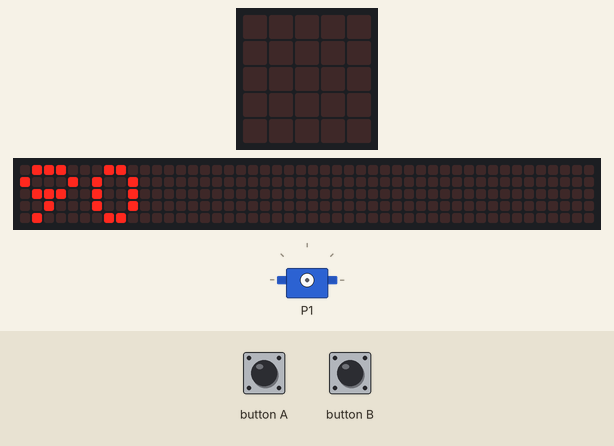
A program run on a simulated BBC micro:bit (MakeCode). Parts: the board's 5×5 LED display, a strip that is not on the board, showing the scrolling text unrolled, servo. Inputs (shaded band) come from the test bench. The 48×5 strip is a reading aid, not a part: it shows the text the display is scrolling, unrolled, one strip-width of it at a time.

Above: at 2.3 s.
4.0 s: button A pressed for 0.15 s
At 4.22 s:
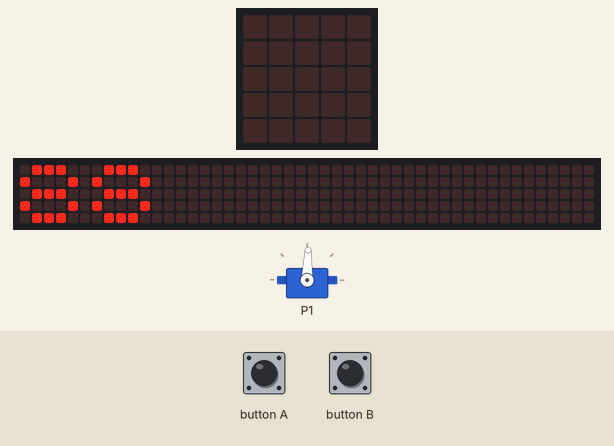
4.7 s: button B pressed for 0.15 s
At 4.97 s:
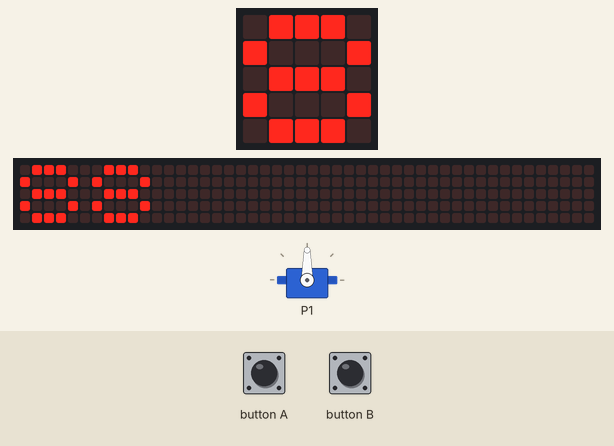
5.4 s: button B pressed for 0.15 s
At 13.4 s:
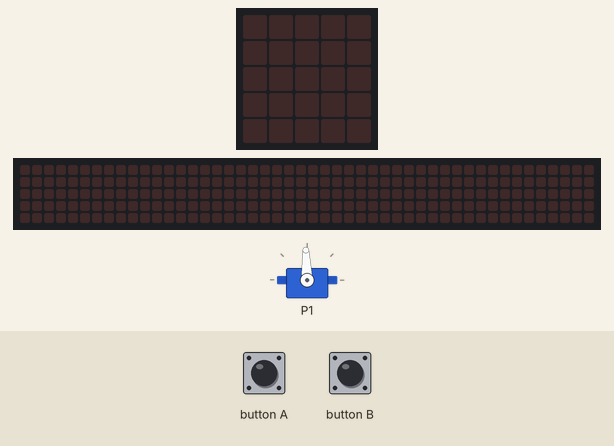
Timing chart, 0 to 13.7 s (numbered marks = the images above; inputs shaded):
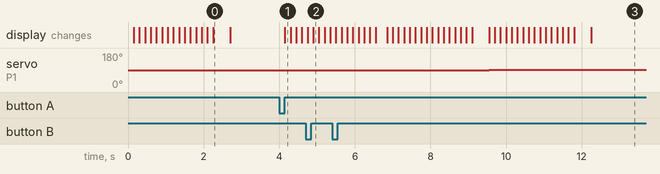

Measured:
- after the input at 4.0 s, servo on P1: 90° → 88° after 0.15 s; the display: changes after 0.15 s (image 1)
- after the input at 4.7 s, servo on P1: 88° → 90° after 0.15 s
- after the input at 5.4 s, servo on P1: 90° → 92° after 4.2 s
- what the display in image 0 shows lasts 0.4 s, from 2.3 s to 2.7 s

The program:

main.ts
```typescript
input.onButtonPressed(Button.A, function () {
    ANGLE += -2
    servos.P1.setAngle(ANGLE)
    basic.showString("" + (ANGLE))
})
input.onButtonPressed(Button.B, function () {
    ANGLE += 2
    servos.P1.setAngle(ANGLE)
    basic.showString("" + (ANGLE))
})
let ANGLE = 0
ANGLE = 90
basic.showString("" + (ANGLE))
servos.P1.setAngle(ANGLE)
```

test.ts
```typescript
// les tests vont ici ; cela ne sera pas compilé si ce paquet est utilisé en tant qu'extension.
```
